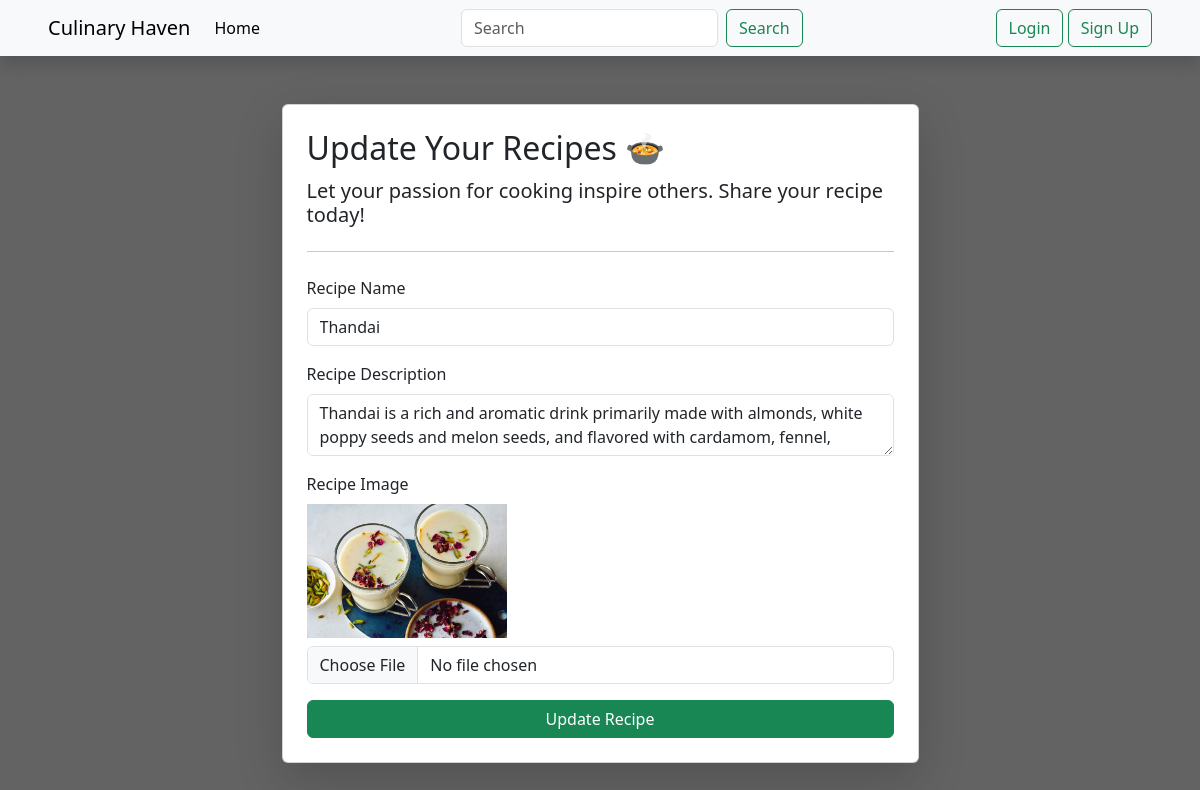
The page /update_recp/11 on the database as committed earlier.
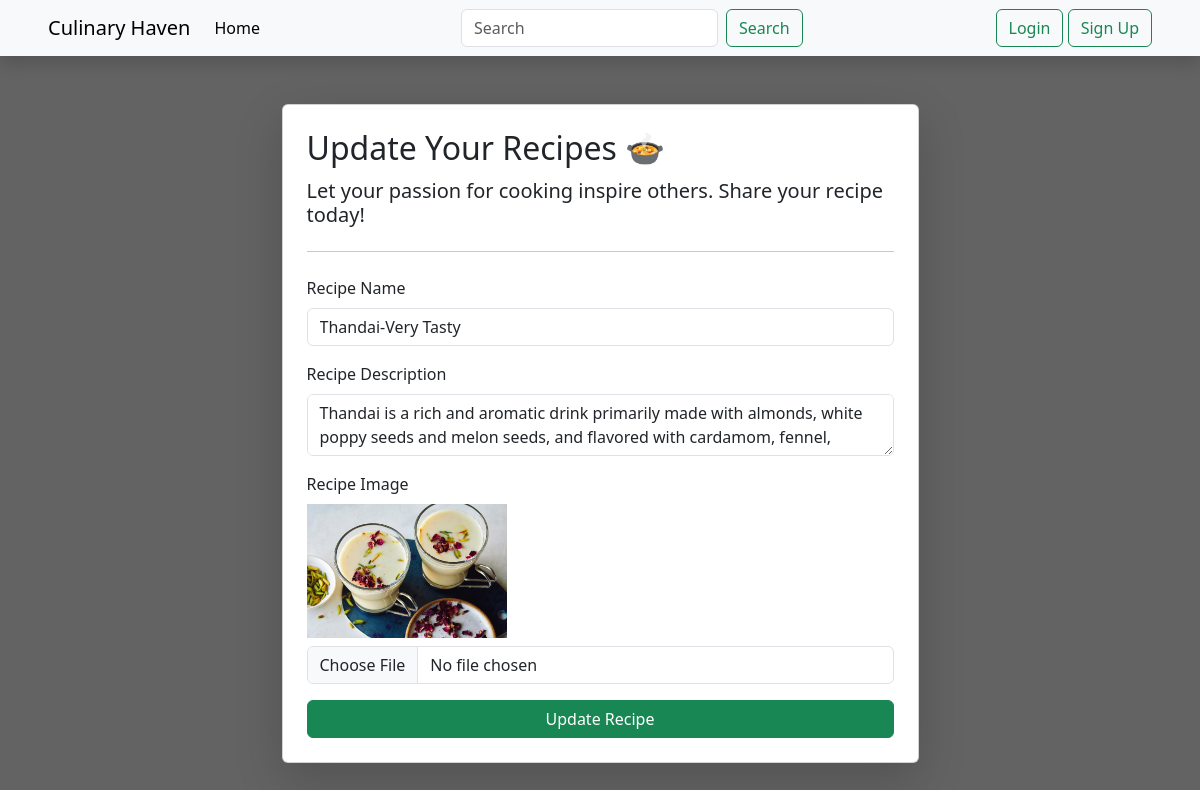
The same page on the database as committed later.
### veges/models.py (models this page shows)
class recipes(models.Model):
    recp_name = models.CharField(max_length=100)
    recp_desp = models.TextField()
    recp_img = models.ImageField(upload_to='recipe_img')

### veges/views.py (the view, shortened to what this page needs)
# urls.py: path('update_recp/<id>', views.update_recp , name='update_recp'),
def update_recp(request, id):
    queryset = recipes.objects.get(id = id)
    context = {'update_recipe': queryset}
    return render(request, 'update.html', {'update_recipe': queryset})

### veges/templates/update.html (shortened to what this page needs)
{% extends 'base.html' %}
{% block hero-content %}
<div class="container">
    <div class="container mt-5 mb-5">
        <form class="col-7 mx-auto card p-4 shadow-lg" method="post" enctype="multipart/form-data">
            <h2>Update Your Recipes 🍲</h2>
            <h5 class="mt-1">Let your passion for cooking inspire others. Share your recipe today!</h5>
            <hr class="mb-4">
            <div class="mb-3">
                <label for="exampleInputEmail1" class="form-label">Recipe Name</label>
                <input name="recp_name" value="{{update_recipe.recp_name}}" required type="texxt" class="form-control">
            </div>
            <div class="mb-3">
                <label for="exampleInputPassword1" class="form-label">Recipe Description</label>
                <textarea name="recp_desp" required class="form-control">{{update_recipe.recp_desp}}</textarea>
            </div>
            <div class="mb-3">
                <label for="exampleInputPassword1" class="form-label">Recipe Image</label>
                {% if update_recipe.recp_img %}
                <div class="mb-2">
                    <img src="/media/{{ update_recipe.recp_img }}" alt="Current recipe image"
                        style="max-width: 200px; max-height: 200px;">
                </div>
                {% endif %}
                <input name="recp_img" value="{{update_recipe.recp_img}}" type="file" class="form-control">
            </div>
            <button type="submit" class="btn btn-success">Update Recipe</button>
        </form>
    </div>
</div>
{% endblock %}

Rows that differ between the two databases and show on the page:
changed recipes: recp_name "Thandai" → "Thandai-Very Tasty"
